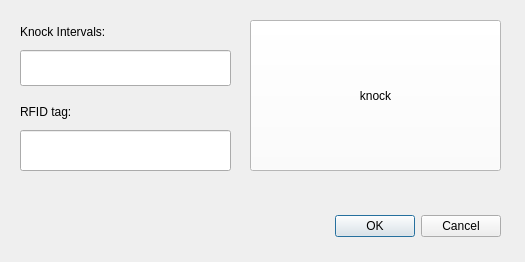
<?xml version="1.0" encoding="UTF-8"?>
<ui version="4.0">
 <class>Dialog</class>
 <widget class="QDialog" name="Dialog">
  <property name="geometry">
   <rect>
    <x>0</x>
    <y>0</y>
    <width>525</width>
    <height>262</height>
   </rect>
  </property>
  <property name="windowTitle">
   <string>Dialog</string>
  </property>
  <widget class="QDialogButtonBox" name="buttonBox">
   <property name="geometry">
    <rect>
     <x>160</x>
     <y>210</y>
     <width>341</width>
     <height>32</height>
    </rect>
   </property>
   <property name="orientation">
    <enum>Qt::Horizontal</enum>
   </property>
   <property name="standardButtons">
    <set>QDialogButtonBox::Cancel|QDialogButtonBox::Ok</set>
   </property>
  </widget>
  <widget class="QPushButton" name="pushButton">
   <property name="geometry">
    <rect>
     <x>250</x>
     <y>20</y>
     <width>251</width>
     <height>151</height>
    </rect>
   </property>
   <property name="palette">
    <palette>
     <active>
      <colorrole role="WindowText">
       <brush brushstyle="SolidPattern">
        <color alpha="255">
         <red>0</red>
         <green>0</green>
         <blue>0</blue>
        </color>
       </brush>
      </colorrole>
      <colorrole role="Button">
       <brush brushstyle="SolidPattern">
        <color alpha="255">
         <red>255</red>
         <green>255</green>
         <blue>255</blue>
        </color>
       </brush>
      </colorrole>
      <colorrole role="Light">
       <brush brushstyle="SolidPattern">
        <color alpha="255">
         <red>255</red>
         <green>255</green>
         <blue>255</blue>
        </color>
       </brush>
      </colorrole>
      <colorrole role="Midlight">
       <brush brushstyle="SolidPattern">
        <color alpha="255">
         <red>255</red>
         <green>255</green>
         <blue>255</blue>
        </color>
       </brush>
      </colorrole>
      <colorrole role="Dark">
       <brush brushstyle="SolidPattern">
        <color alpha="255">
         <red>127</red>
         <green>127</green>
         <blue>127</blue>
        </color>
       </brush>
      </colorrole>
      <colorrole role="Mid">
       <brush brushstyle="SolidPattern">
        <color alpha="255">
         <red>170</red>
         <green>170</green>
         <blue>170</blue>
        </color>
       </brush>
      </colorrole>
      <colorrole role="Text">
       <brush brushstyle="SolidPattern">
        <color alpha="255">
         <red>0</red>
         <green>0</green>
         <blue>0</blue>
        </color>
       </brush>
      </colorrole>
      <colorrole role="BrightText">
       <brush brushstyle="SolidPattern">
        <color alpha="255">
         <red>255</red>
         <green>255</green>
         <blue>255</blue>
        </color>
       </brush>
      </colorrole>
      <colorrole role="ButtonText">
       <brush brushstyle="SolidPattern">
        <color alpha="255">
         <red>0</red>
         <green>0</green>
         <blue>0</blue>
        </color>
       </brush>
      </colorrole>
      <colorrole role="Base">
       <brush brushstyle="SolidPattern">
        <color alpha="255">
         <red>255</red>
         <green>255</green>
         <blue>255</blue>
        </color>
       </brush>
      </colorrole>
      <colorrole role="Window">
       <brush brushstyle="SolidPattern">
        <color alpha="255">
         <red>255</red>
         <green>255</green>
         <blue>255</blue>
        </color>
       </brush>
      </colorrole>
      <colorrole role="Shadow">
       <brush brushstyle="SolidPattern">
        <color alpha="255">
         <red>0</red>
         <green>0</green>
         <blue>0</blue>
        </color>
       </brush>
      </colorrole>
      <colorrole role="AlternateBase">
       <brush brushstyle="SolidPattern">
        <color alpha="255">
         <red>255</red>
         <green>255</green>
         <blue>255</blue>
        </color>
       </brush>
      </colorrole>
      <colorrole role="ToolTipBase">
       <brush brushstyle="SolidPattern">
        <color alpha="255">
         <red>255</red>
         <green>255</green>
         <blue>220</blue>
        </color>
       </brush>
      </colorrole>
      <colorrole role="ToolTipText">
       <brush brushstyle="SolidPattern">
        <color alpha="255">
         <red>0</red>
         <green>0</green>
         <blue>0</blue>
        </color>
       </brush>
      </colorrole>
     </active>
     <inactive>
      <colorrole role="WindowText">
       <brush brushstyle="SolidPattern">
        <color alpha="255">
         <red>0</red>
         <green>0</green>
         <blue>0</blue>
        </color>
       </brush>
      </colorrole>
      <colorrole role="Button">
       <brush brushstyle="SolidPattern">
        <color alpha="255">
         <red>255</red>
         <green>255</green>
         <blue>255</blue>
        </color>
       </brush>
      </colorrole>
      <colorrole role="Light">
       <brush brushstyle="SolidPattern">
        <color alpha="255">
         <red>255</red>
         <green>255</green>
         <blue>255</blue>
        </color>
       </brush>
      </colorrole>
      <colorrole role="Midlight">
       <brush brushstyle="SolidPattern">
        <color alpha="255">
         <red>255</red>
         <green>255</green>
         <blue>255</blue>
        </color>
       </brush>
      </colorrole>
      <colorrole role="Dark">
       <brush brushstyle="SolidPattern">
        <color alpha="255">
         <red>127</red>
         <green>127</green>
         <blue>127</blue>
        </color>
       </brush>
      </colorrole>
      <colorrole role="Mid">
       <brush brushstyle="SolidPattern">
        <color alpha="255">
         <red>170</red>
         <green>170</green>
         <blue>170</blue>
        </color>
       </brush>
      </colorrole>
      <colorrole role="Text">
       <brush brushstyle="SolidPattern">
        <color alpha="255">
         <red>0</red>
         <green>0</green>
         <blue>0</blue>
        </color>
       </brush>
      </colorrole>
      <colorrole role="BrightText">
       <brush brushstyle="SolidPattern">
        <color alpha="255">
         <red>255</red>
         <green>255</green>
         <blue>255</blue>
        </color>
       </brush>
      </colorrole>
      <colorrole role="ButtonText">
       <brush brushstyle="SolidPattern">
        <color alpha="255">
         <red>0</red>
         <green>0</green>
         <blue>0</blue>
        </color>
       </brush>
      </colorrole>
      <colorrole role="Base">
       <brush brushstyle="SolidPattern">
        <color alpha="255">
         <red>255</red>
         <green>255</green>
         <blue>255</blue>
        </color>
       </brush>
      </colorrole>
      <colorrole role="Window">
       <brush brushstyle="SolidPattern">
        <color alpha="255">
         <red>255</red>
         <green>255</green>
         <blue>255</blue>
        </color>
       </brush>
      </colorrole>
      <colorrole role="Shadow">
       <brush brushstyle="SolidPattern">
        <color alpha="255">
         <red>0</red>
         <green>0</green>
         <blue>0</blue>
        </color>
       </brush>
      </colorrole>
      <colorrole role="AlternateBase">
       <brush brushstyle="SolidPattern">
        <color alpha="255">
         <red>255</red>
         <green>255</green>
         <blue>255</blue>
        </color>
       </brush>
      </colorrole>
      <colorrole role="ToolTipBase">
       <brush brushstyle="SolidPattern">
        <color alpha="255">
         <red>255</red>
         <green>255</green>
         <blue>220</blue>
        </color>
       </brush>
      </colorrole>
      <colorrole role="ToolTipText">
       <brush brushstyle="SolidPattern">
        <color alpha="255">
         <red>0</red>
         <green>0</green>
         <blue>0</blue>
        </color>
       </brush>
      </colorrole>
     </inactive>
     <disabled>
      <colorrole role="WindowText">
       <brush brushstyle="SolidPattern">
        <color alpha="255">
         <red>127</red>
         <green>127</green>
         <blue>127</blue>
        </color>
       </brush>
      </colorrole>
      <colorrole role="Button">
       <brush brushstyle="SolidPattern">
        <color alpha="255">
         <red>255</red>
         <green>255</green>
         <blue>255</blue>
        </color>
       </brush>
      </colorrole>
      <colorrole role="Light">
       <brush brushstyle="SolidPattern">
        <color alpha="255">
         <red>255</red>
         <green>255</green>
         <blue>255</blue>
        </color>
       </brush>
      </colorrole>
      <colorrole role="Midlight">
       <brush brushstyle="SolidPattern">
        <color alpha="255">
         <red>255</red>
         <green>255</green>
         <blue>255</blue>
        </color>
       </brush>
      </colorrole>
      <colorrole role="Dark">
       <brush brushstyle="SolidPattern">
        <color alpha="255">
         <red>127</red>
         <green>127</green>
         <blue>127</blue>
        </color>
       </brush>
      </colorrole>
      <colorrole role="Mid">
       <brush brushstyle="SolidPattern">
        <color alpha="255">
         <red>170</red>
         <green>170</green>
         <blue>170</blue>
        </color>
       </brush>
      </colorrole>
      <colorrole role="Text">
       <brush brushstyle="SolidPattern">
        <color alpha="255">
         <red>127</red>
         <green>127</green>
         <blue>127</blue>
        </color>
       </brush>
      </colorrole>
      <colorrole role="BrightText">
       <brush brushstyle="SolidPattern">
        <color alpha="255">
         <red>255</red>
         <green>255</green>
         <blue>255</blue>
        </color>
       </brush>
      </colorrole>
      <colorrole role="ButtonText">
       <brush brushstyle="SolidPattern">
        <color alpha="255">
         <red>127</red>
         <green>127</green>
         <blue>127</blue>
        </color>
       </brush>
      </colorrole>
      <colorrole role="Base">
       <brush brushstyle="SolidPattern">
        <color alpha="255">
         <red>255</red>
         <green>255</green>
         <blue>255</blue>
        </color>
       </brush>
      </colorrole>
      <colorrole role="Window">
       <brush brushstyle="SolidPattern">
        <color alpha="255">
         <red>255</red>
         <green>255</green>
         <blue>255</blue>
        </color>
       </brush>
      </colorrole>
      <colorrole role="Shadow">
       <brush brushstyle="SolidPattern">
        <color alpha="255">
         <red>0</red>
         <green>0</green>
         <blue>0</blue>
        </color>
       </brush>
      </colorrole>
      <colorrole role="AlternateBase">
       <brush brushstyle="SolidPattern">
        <color alpha="255">
         <red>255</red>
         <green>255</green>
         <blue>255</blue>
        </color>
       </brush>
      </colorrole>
      <colorrole role="ToolTipBase">
       <brush brushstyle="SolidPattern">
        <color alpha="255">
         <red>255</red>
         <green>255</green>
         <blue>220</blue>
        </color>
       </brush>
      </colorrole>
      <colorrole role="ToolTipText">
       <brush brushstyle="SolidPattern">
        <color alpha="255">
         <red>0</red>
         <green>0</green>
         <blue>0</blue>
        </color>
       </brush>
      </colorrole>
     </disabled>
    </palette>
   </property>
   <property name="text">
    <string>knock</string>
   </property>
  </widget>
  <widget class="QLabel" name="label">
   <property name="geometry">
    <rect>
     <x>20</x>
     <y>20</y>
     <width>171</width>
     <height>24</height>
    </rect>
   </property>
   <property name="text">
    <string>Knock Intervals:</string>
   </property>
  </widget>
  <widget class="QLineEdit" name="lineEdit">
   <property name="geometry">
    <rect>
     <x>20</x>
     <y>50</y>
     <width>211</width>
     <height>36</height>
    </rect>
   </property>
  </widget>
  <widget class="QLineEdit" name="lineEdit_2">
   <property name="geometry">
    <rect>
     <x>20</x>
     <y>130</y>
     <width>211</width>
     <height>41</height>
    </rect>
   </property>
  </widget>
  <widget class="QLabel" name="label_2">
   <property name="geometry">
    <rect>
     <x>20</x>
     <y>100</y>
     <width>171</width>
     <height>24</height>
    </rect>
   </property>
   <property name="text">
    <string>RFID tag:</string>
   </property>
  </widget>
 </widget>
 <resources/>
 <connections>
  <connection>
   <sender>buttonBox</sender>
   <signal>accepted()</signal>
   <receiver>Dialog</receiver>
   <slot>accept()</slot>
   <hints>
    <hint type="sourcelabel">
     <x>248</x>
     <y>254</y>
    </hint>
    <hint type="destinationlabel">
     <x>157</x>
     <y>274</y>
    </hint>
   </hints>
  </connection>
  <connection>
   <sender>buttonBox</sender>
   <signal>rejected()</signal>
   <receiver>Dialog</receiver>
   <slot>reject()</slot>
   <hints>
    <hint type="sourcelabel">
     <x>316</x>
     <y>260</y>
    </hint>
    <hint type="destinationlabel">
     <x>286</x>
     <y>274</y>
    </hint>
   </hints>
  </connection>
 </connections>
</ui>
